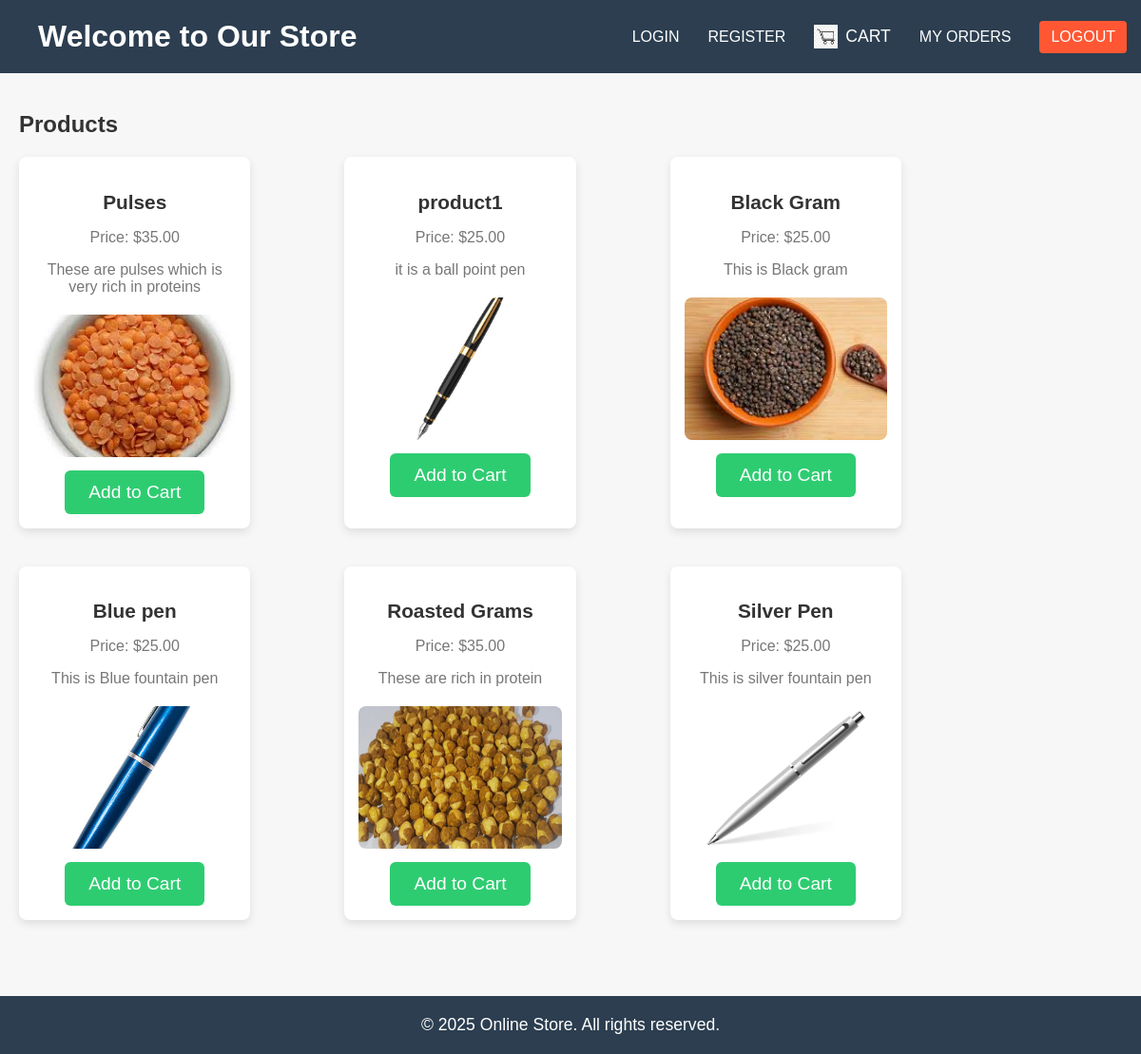
The page /pages/index.php on the database its author committed.
### tables this page shows
CREATE TABLE `products` (
  `id` int(11) NOT NULL,
  `name` varchar(255) NOT NULL,
  `price` decimal(10,2) NOT NULL,
  `description` text DEFAULT NULL,
  `image` varchar(255) DEFAULT NULL,
  `created_at` timestamp NOT NULL DEFAULT current_timestamp()
);

### pages/index.php (the view, shortened to what this page needs)
<?php
include ('../includes/db.php');
$stmt = $conn->query("SELECT * FROM products");
$products = $stmt->fetchAll(PDO::FETCH_ASSOC);
?>
<!DOCTYPE html>
<html lang="en">
<head>
    <link rel="stylesheet" href="../css/style.css">
</head>
<body>
    <header>
        <div class="header-container">
            <h1>Welcome to Our Store</h1>
            <nav>
                <a href="../pages/login.php">Login</a>
                <a href="../pages/register.php">Register</a>
                <a href="../pages/cart.php" class="cart-link">
                    <img src="../images/cart-icon.png" alt="Cart" class="cart-icon">
                    Cart
                </a>
                <a href="../pages/my_orders.php" class="order-link">My Orders</a>
                <form action="logout.php"method="POST" style="display: inline;">
                    <button type="submit" name="logout" class="logout-button">Logout</button>
                </form>
            </nav>
        </div>
    </header>
    <div class="main-container">
        <main>
            <h2>Products</h2>
            <div class="product-list">
            <?php if (empty($products)) : ?>
                <p>No products available.</p>
            <?php else : ?>
    <?php foreach ($products as $product) : ?>
        <div class="product">
            <h3><?= htmlspecialchars($product['name']); ?></h3>
            <p>Price: $<?= number_format($product['price'], 2); ?></p>
            <p><?= htmlspecialchars($product['description']); ?></p>
            <?php if (!empty($product['image'])) : ?>
                <img src="../images/<?= htmlspecialchars($product['image']); ?>" alt="<?= htmlspecialchars($product['name']); ?>" class="product-image">
            <?php endif; ?>
            <form method="POST" action="../pages/cart.php">
                <button type="submit" name="add_to_cart" class="add-to-cart-button">Add to Cart</button>
            </form>
        </div>
    <?php endforeach; ?>
<?php endif; ?>
            </div>
        </main>
    </div>
    <footer>
        <p>&copy; <?= date('Y'); ?> Online Store. All rights reserved.</p>
    </footer>
</body>
</html>

### css/style.css (style rules this page uses)
body { font-family: 'Arial', sans-serif; margin: 0; padding: 0; background-color: #f7f7f7; color: #333; }
header { background-color: #2c3e50; color: white; padding: 20px; text-align: center; position: relative; }
.header-container { display: flex; justify-content: space-between; align-items: center; padding: 0 20px; width: 100%; }
header h1 { margin: 0; font-size: 2em; }
nav { display: flex; align-items: center; }
nav a, .logout-button { color: white; text-decoration: none; margin: 0 15px; font-size: 1em; text-transform: uppercase; display: inline-block; }
.logout-button { background-color: #ff5733; color: white; border: none; padding: 8px 12px; border-radius: 4px; cursor: pointer; transition: background-color 0.3s; }
.cart-link { color: white; display: flex; align-items: center; text-decoration: none; font-size: 1.1em; }
.cart-icon { width: 25px; height: 25px; margin-right: 8px; }
.main-container { padding: 20px; display: flex; justify-content: center; flex-wrap: wrap; }
.product-list { display: flex; flex-wrap: wrap; justify-content: space-between; gap: 20px; width: 80%; }
.product { background-color: #fff; padding: 15px; box-shadow: 0 4px 10px rgba(0, 0, 0, 0.1); border-radius: 8px; text-align: center; width: 23%; transition: transform 0.3s ease-in-out; margin-bottom: 20px; }
.product h3 { margin-bottom: 10px; font-size: 1.3em; color: #333; }
.product p { font-size: 1em; color: #777; margin-bottom: 10px; }
.product-image { width: 100%; height: 150px; object-fit: cover; border-radius: 8px; margin: 10px 0; }
.add-to-cart-button { background-color: #2ecc71; color: white; padding: 12px 25px; border: none; border-radius: 6px; font-size: 1.2em; cursor: pointer; transition: background-color 0.3s, transform 0.3s; }
footer { background-color: #2c3e50; color: white; text-align: center; padding: 20px 0; margin-top: 40px; }
footer p { margin: 0; font-size: 1.1em; }

### rows shown on the page
products: name "Pulses", price "35.00", description "These are pulses which is very rich in proteins", image (picture)
products: name "product1", price "25.00", description "it is a ball point pen", image+name (picture)
products: name "Black Gram", price "25.00", description "This is Black gram", image (picture)
products: name "Blue pen", price "25.00", description "This is Blue fountain pen", image (picture)
products: name "Roasted Grams", price "35.00", description "These are rich in protein", image (picture)
products: name "Silver Pen", price "25.00", description "This is silver fountain pen", image (picture)
